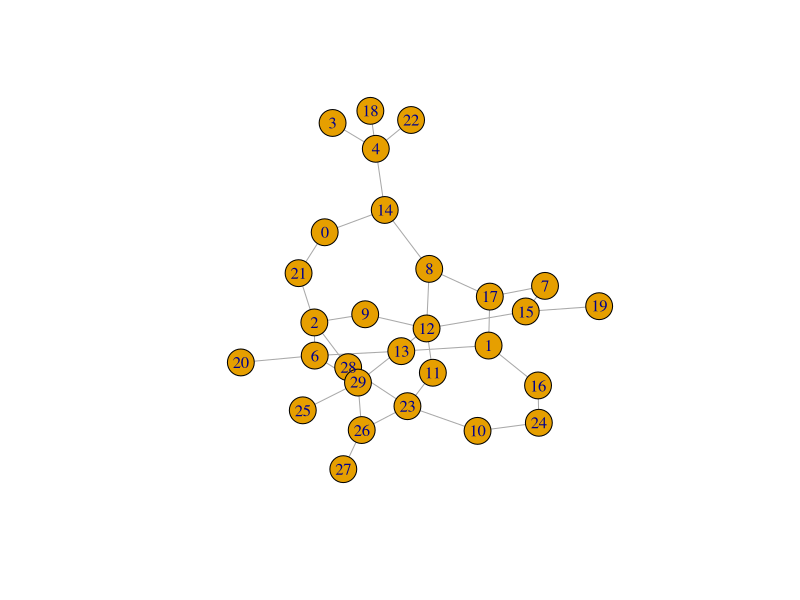
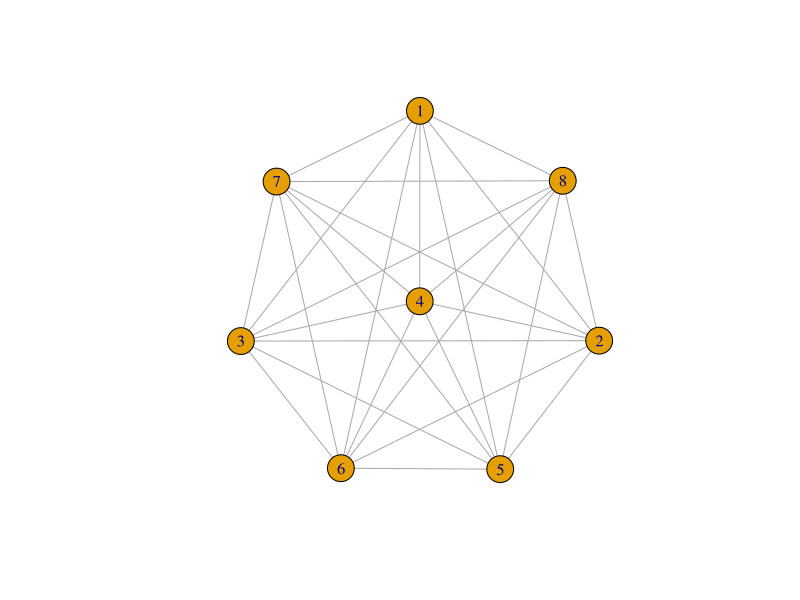
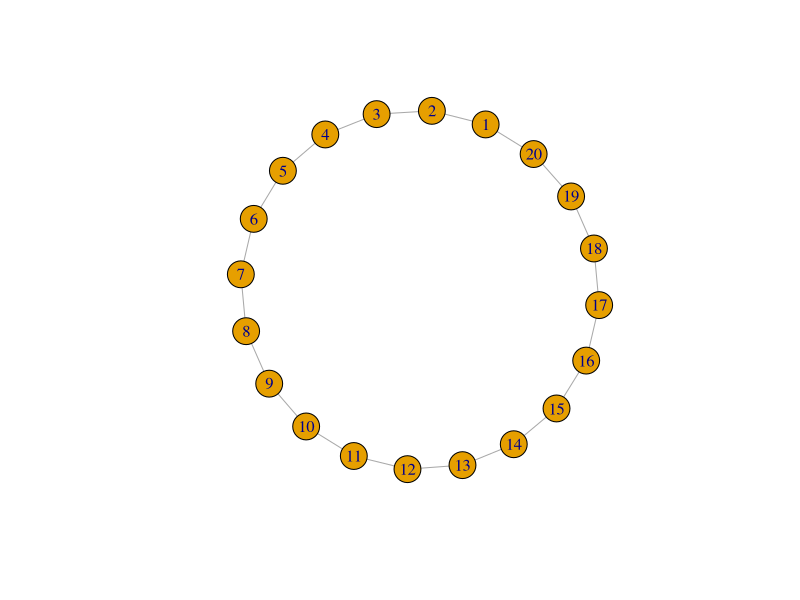
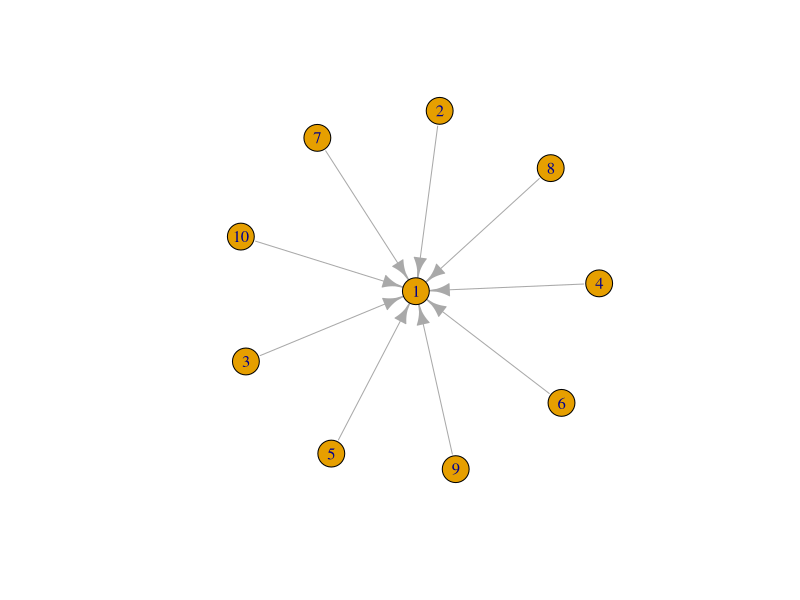
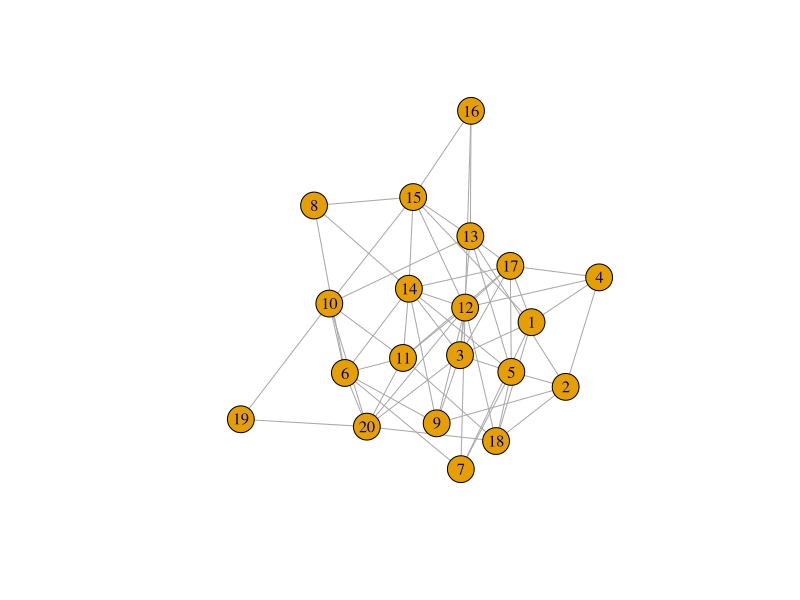
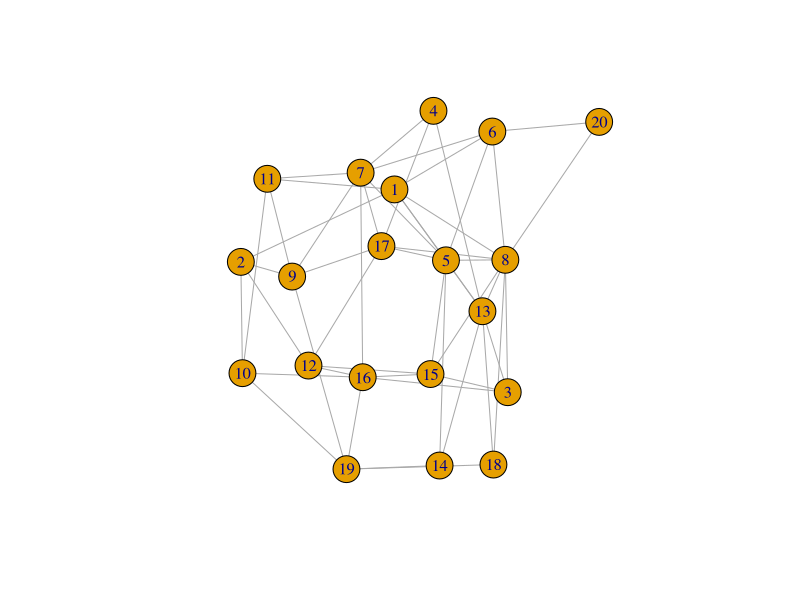
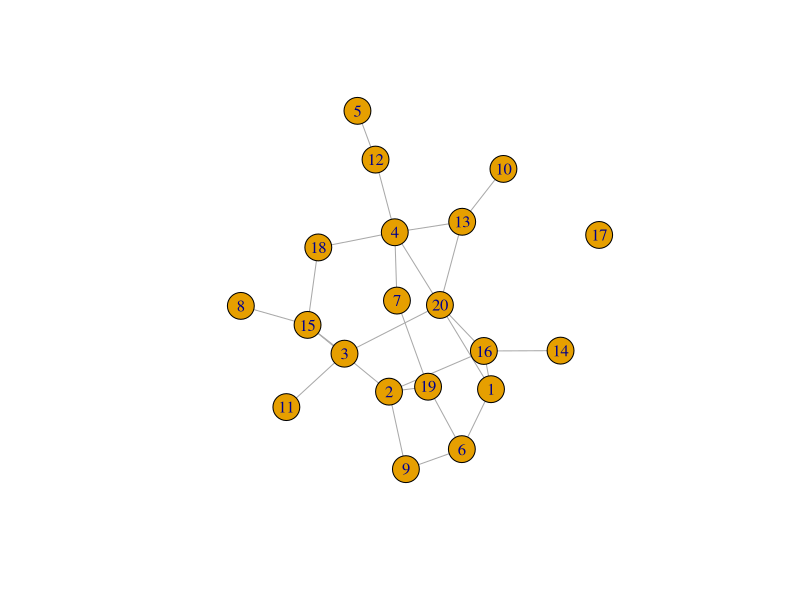
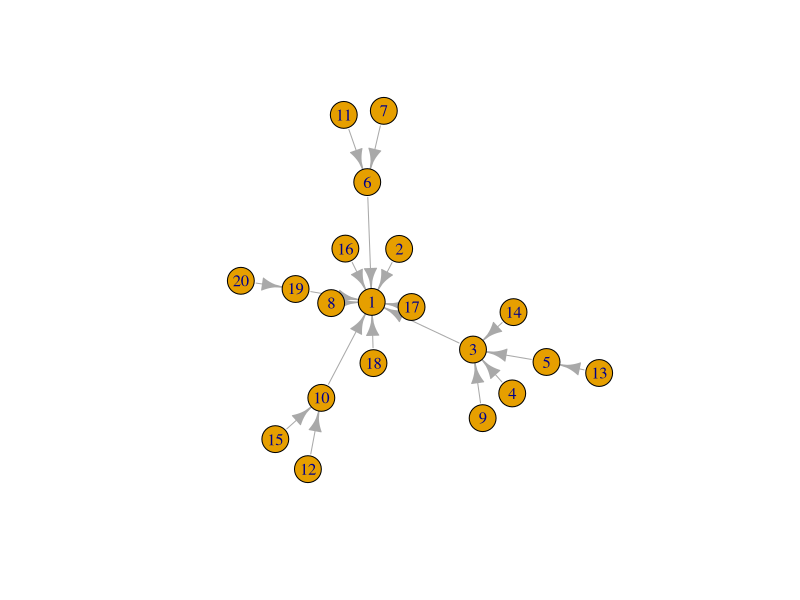

The R script that drew these images, in order:
library(sna)
library(igraph)

#### --------------- Creating Network Graphs --------------- ####
#--- Create a graph from existing data
data = read.table('data/undirected.txt')
head(data)

graph1 <- graph_from_data_frame(data, directed = F, vertices = NULL)
plot(graph1)

#--- Create sample graphs
g_full <- make_full_graph(8, directed=F, )
plot(g_full)

g_ring <- make_ring(20, directed=F, mutual=F, circular=T)
plot(g_ring)

g_star <- make_star(10,center = 1)
plot(g_star)

g_gnp <- sample_gnp(20, 0.3, directed=F, loops=F)
plot(g_gnp)

g_gnm <- sample_gnm(20, 50, directed=F, loops=F)
plot(g_gnm)

g_gnm <- sample_gnm(20, 25, directed=F, loops=F)
plot(g_gnm)
g_gpa <- sample_pa(20, power=1)
plot(g_gpa)

#### --------------- Analyzing Network Graphs --------------- ####
#--- Measure connectedness of points
g1 <- sample_pa(12, power=1, directed=F)
plot(g1)
degree(g1)
#--- Measure netweenness of points
g1 <- sample_pa(20,power=1,directed=F)
plot(g1)
betweenness(g1)

#--- Calculate network density
g1 <- sample_pa(12, power=1, directed=F)
plot(g1)
edge_density(g1, loops=F)

g1 <- sample_pa(20, power=1, directed=F)
plot(g1)
edge_density(g1, loops=F)

g1 <- sample_pa(50, power=1, directed=F)
plot(g1)
edge_density(g1, loops=F)

density <- c()
for(i in 1:40){
  g1 <- sample_pa(i, power=1,directed=F)
  density <- c(density, edge_density(g1, loops=F))
}
plot(1:40, density)

#--- Identify cliques in a graph
g1 <- sample_gnp(20, 0.3, directed=F, loops=F)
plot(g1)
clique_num(g1)
g1 <- sample_gnp(20,0.3, directed=F, loops=F)
clique_num(g1)

cliques(g1, min=4)

#--- Find components of a graph
g1 <- sample_gnp(30, 0.08, directed=F, loops=F)
plot(g1)
components(g1)

#--- Take a random walk on a graph
g1 <- sample_gnp(30, 0.08, directed=F)
plot(g1)
random_walk(g1, 26, 9, stuck='return')

#### --------------- Visualizing a Network --------------- ####
g1 <- sample_gnp(30,0.08)
plot(g1)

#--- Change edge and vertex colors
g1 <- g1 %>% set_vertex_attr('color',value = 'blue') %>%
  set_edge_attr('color', value = 'green')
plot(g1)

#--- Write out a graph
write.graph(g1, file='rand_network.txt', format='edgelist')
